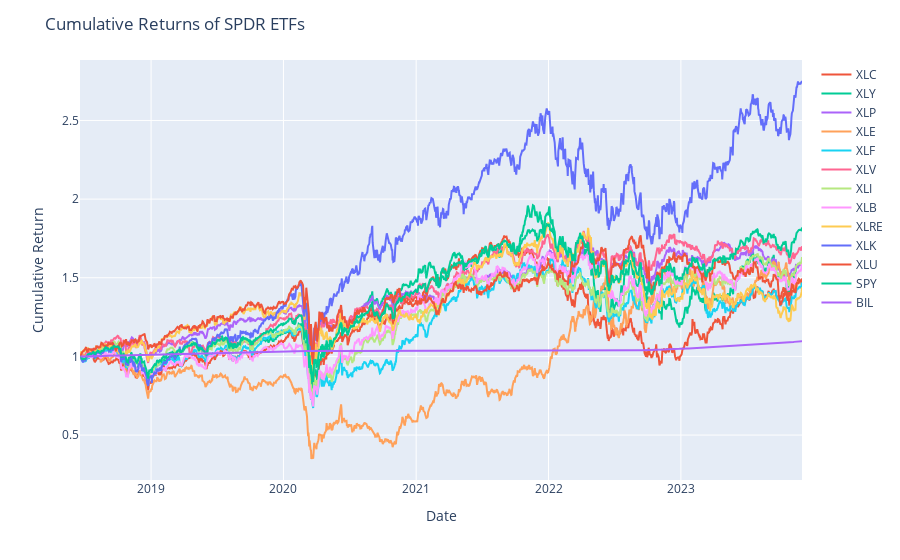
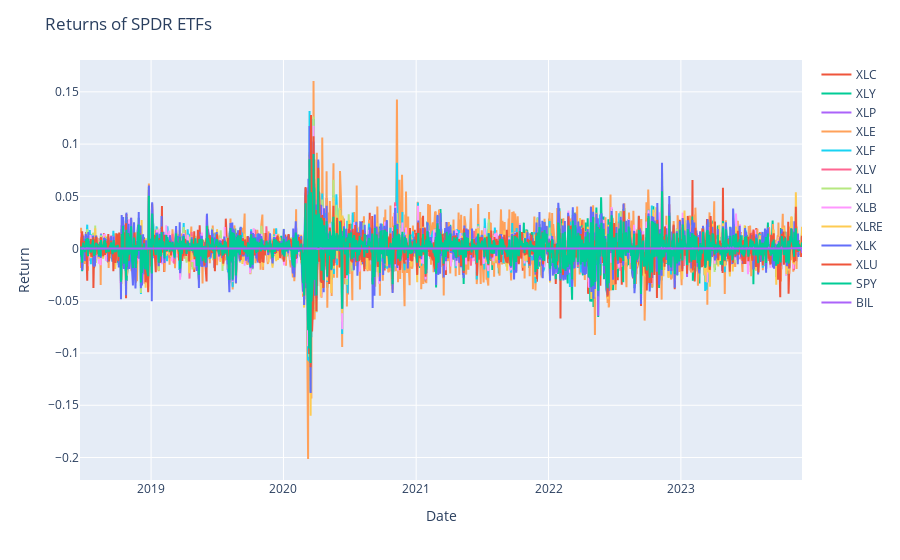

Notebook source saved alongside these figures, in order:
### Code cell
# Graph the cumulative returns
fig = px.line()
for ticker in assets:
    fig.add_scatter(x=data[ticker].index, y=(data[ticker]['Return']+1).cumprod(), name=ticker)
fig.update_layout(title='Cumulative Returns of SPDR ETFs',
                  xaxis_title='Date',
                  yaxis_title='Cumulative Return')
fig.show()

# Graph the returns
fig = px.line()
for ticker in assets:
    fig.add_scatter(x=data[ticker].index, y=data[ticker]['Return'], name=ticker)
fig.update_layout(title='Returns of SPDR ETFs',
                  xaxis_title='Date',
                  yaxis_title='Return')
fig.show()

### Figure 1 — Plotly figure (JSON) as saved in the notebook; plotly's stock layout.template omitted (floating-point values rounded to 4 significant figures; data arrays with more than 128 entries replaced by an {"elided": "..."} marker saying what was removed)
{"data": [{"hovertemplate": "<extra></extra>", "legendgroup": "", "line": {"color": "#636efa", "dash": "solid"}, "marker": {"symbol": "circle"}, "mode": "lines", "name": "", "orientation": "v", "showlegend": false, "type": "scatter", "xaxis": "x", "yaxis": "y"}, {"name": "XLC", "type": "scatter", "x": {"elided": "1374 str values"}, "y": {"elided": "1374 float values"}}, {"name": "XLY", "type": "scatter", "x": {"elided": "1374 str values"}, "y": {"elided": "1374 float values"}}, {"name": "XLP", "type": "scatter", "x": {"elided": "1374 str values"}, "y": {"elided": "1374 float values"}}, {"name": "XLE", "type": "scatter", "x": {"elided": "1374 str values"}, "y": {"elided": "1374 float values"}}, {"name": "XLF", "type": "scatter", "x": {"elided": "1374 str values"}, "y": {"elided": "1374 float values"}}, {"name": "XLV", "type": "scatter", "x": {"elided": "1374 str values"}, "y": {"elided": "1374 float values"}}, {"name": "XLI", "type": "scatter", "x": {"elided": "1374 str values"}, "y": {"elided": "1374 float values"}}, {"name": "XLB", "type": "scatter", "x": {"elided": "1374 str values"}, "y": {"elided": "1374 float values"}}, {"name": "XLRE", "type": "scatter", "x": {"elided": "1374 str values"}, "y": {"elided": "1374 float values"}}, {"name": "XLK", "type": "scatter", "x": {"elided": "1374 str values"}, "y": {"elided": "1374 float values"}}, {"name": "XLU", "type": "scatter", "x": {"elided": "1374 str values"}, "y": {"elided": "1374 float values"}}, {"name": "SPY", "type": "scatter", "x": {"elided": "1374 str values"}, "y": {"elided": "1374 float values"}}, {"name": "BIL", "type": "scatter", "x": {"elided": "1374 str values"}, "y": {"elided": "1374 float values"}}], "layout": {"legend": {"tracegroupgap": 0}, "margin": {"t": 60}, "title": {"text": "Cumulative Returns of SPDR ETFs"}, "xaxis": {"anchor": "y", "domain": [0, 1], "title": {"text": "Date"}}, "yaxis": {"anchor": "x", "domain": [0, 1], "title": {"text": "Cumulative Return"}}}}

### Figure 2 — Plotly figure (JSON) as saved in the notebook; plotly's stock layout.template omitted (floating-point values rounded to 4 significant figures; data arrays with more than 128 entries replaced by an {"elided": "..."} marker saying what was removed)
{"data": [{"hovertemplate": "<extra></extra>", "legendgroup": "", "line": {"color": "#636efa", "dash": "solid"}, "marker": {"symbol": "circle"}, "mode": "lines", "name": "", "orientation": "v", "showlegend": false, "type": "scatter", "xaxis": "x", "yaxis": "y"}, {"name": "XLC", "type": "scatter", "x": {"elided": "1374 str values"}, "y": {"elided": "1374 float values"}}, {"name": "XLY", "type": "scatter", "x": {"elided": "1374 str values"}, "y": {"elided": "1374 float values"}}, {"name": "XLP", "type": "scatter", "x": {"elided": "1374 str values"}, "y": {"elided": "1374 float values"}}, {"name": "XLE", "type": "scatter", "x": {"elided": "1374 str values"}, "y": {"elided": "1374 float values"}}, {"name": "XLF", "type": "scatter", "x": {"elided": "1374 str values"}, "y": {"elided": "1374 float values"}}, {"name": "XLV", "type": "scatter", "x": {"elided": "1374 str values"}, "y": {"elided": "1374 float values"}}, {"name": "XLI", "type": "scatter", "x": {"elided": "1374 str values"}, "y": {"elided": "1374 float values"}}, {"name": "XLB", "type": "scatter", "x": {"elided": "1374 str values"}, "y": {"elided": "1374 float values"}}, {"name": "XLRE", "type": "scatter", "x": {"elided": "1374 str values"}, "y": {"elided": "1374 float values"}}, {"name": "XLK", "type": "scatter", "x": {"elided": "1374 str values"}, "y": {"elided": "1374 float values"}}, {"name": "XLU", "type": "scatter", "x": {"elided": "1374 str values"}, "y": {"elided": "1374 float values"}}, {"name": "SPY", "type": "scatter", "x": {"elided": "1374 str values"}, "y": {"elided": "1374 float values"}}, {"name": "BIL", "type": "scatter", "x": {"elided": "1374 str values"}, "y": {"elided": "1374 float values"}}], "layout": {"legend": {"tracegroupgap": 0}, "margin": {"t": 60}, "title": {"text": "Returns of SPDR ETFs"}, "xaxis": {"anchor": "y", "domain": [0, 1], "title": {"text": "Date"}}, "yaxis": {"anchor": "x", "domain": [0, 1], "title": {"text": "Return"}}}}
